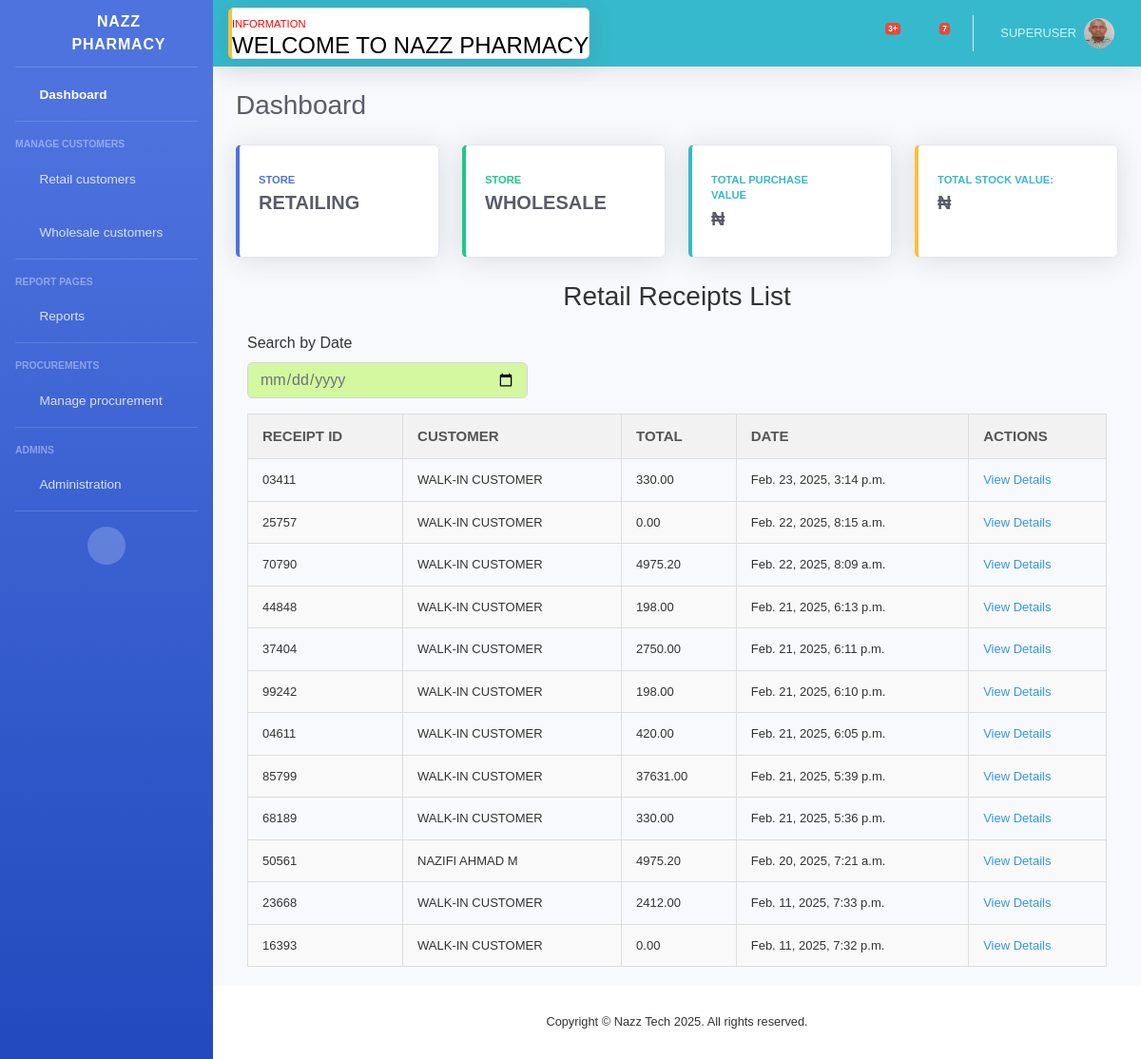
Page /receipt_list/ (signed in) on the committed database.
### userauth/models.py (models this page shows, shortened)
class User(AbstractUser):
    username = models.CharField(max_length=200, null=True, blank=True)
    mobile = models.CharField(max_length=20, unique=True)
    USERNAME_FIELD = 'mobile'
    REQUIRED_FIELDS = ['username']

class Profile(models.Model):
    user = models.OneToOneField(User, on_delete=models.CASCADE)
    image = models.ImageField(upload_to='uploads/images/', blank=True, null=True)
    full_name = models.CharField(max_length=200, blank=True, null=True)
    user_type = models.CharField(max_length=200, choices=USER_TYPE, blank=True, null=True)

### store/models.py (models this page shows, shortened)
class Receipt(models.Model):
    customer = models.ForeignKey(Customer, on_delete=models.CASCADE, null=True, blank=True)
    sales = models.ForeignKey(Sales, on_delete=models.CASCADE, related_name='receipts', null=True, blank=True)
    buyer_name = models.CharField(max_length=255, blank=True, null=True)
    buyer_address = models.CharField(max_length=255, blank=True, null=True)
    total_amount = models.DecimalField(max_digits=10, decimal_places=2, default=Decimal('0.0'))
    date = models.DateTimeField(default=datetime.now)
    receipt_id = ShortUUIDField(unique=True, length=5, max_length=50, alphabet='1234567890')
    printed = models.BooleanField(default=False)
    payment_method = models.CharField(max_length=20, choices=[
        ('Cash', 'Cash'),
        ('Wallet', 'Wallet'),
        ('Transfer', 'Transfer'),
    ], default='Cash')
    status = models.CharField(max_length=20, choices=[
        ('Paid', 'Paid'),
        ('Unpaid', 'Unpaid'),
    ], default='Unpaid')

### customer/models.py (models this page shows, shortened)
class Customer(models.Model):
    user = models.OneToOneField(User, on_delete=models.CASCADE, null=True, blank=True)
    name = models.CharField(max_length=100)
    phone = models.CharField(max_length=15)
    address = models.TextField()

### store/views.py (the view)
# urls.py: path('receipt_list/', views.receipt_list, name='receipt_list'),
def receipt_list(request):
    if request.user.is_authenticated:
        receipts = Receipt.objects.all().order_by('-date')  # Order by date, latest first
        return render(request, 'partials/receipt_list.html', {'receipts': receipts})
    else:
        return redirect('store:index')

### templates/partials/receipt_list.html (shortened to what this page needs)
{% extends "partials/base.html" %}
{% block content %}
<div class="col-12 table-responsive">
    <h2>Retail Receipts List</h2>
    <form method="get" action="" class="mb-3">
        <div class="form-row">
            <div class="col-md-4">
                <label for="date">Search by Date</label>
                <input type="date" name="date" id="date" class="form-control"
                    style="background-color: rgb(212, 248, 159);" hx-get="{% url 'store:search_receipts' %}"
                    hx-target="#sales-data" hx-trigger="change delay:300ms" value="{{ request.GET.date }}">
            </div>
        </div>
    </form>
    <div id="sales-data">
        <table>
            <thead>
                <tr>
                    <th>Receipt ID</th>
                    <th>Customer</th>
                    <th>Total</th>
                    <th>Date</th>
                    <th>Actions</th>
                </tr>
            </thead>
            <tbody>
                {% for receipt in receipts %}
                <tr>
                    <td>{{ receipt.receipt_id }}</td>
                    <td>
                        {% if receipt.customer %}
                        {{ receipt.customer.name|upper }}
                        {% elif receipt.buyer_name %}
                        {{ receipt.buyer_name }}
                        {% else %}
                        WALK-IN CUSTOMER
                        {% endif %}
                    </td>
                    <td>{{ receipt.total_amount }}</td>
                    <td>{{ receipt.date }}</td>
                    <td>
                        <a href="{% url 'store:receipt_detail' receipt.receipt_id %}">View Details</a>
                    </td>
                </tr>
                {% empty %}
                <tr>
                    <td colspan="5" style="text-align: center;">No receipts found for the selected date.</td>
                </tr>
                {% endfor %}
            </tbody>
        </table>
    </div>
</div>
{% endblock %}

### templates/partials/base.html (shortened to what this page needs)
{% load static %}
{% load humanize %}
<!DOCTYPE html>
<html lang="en">
<head>
    <link href="{% static 'vendor/fontawesome-free/css/all.min.css' %}" rel="stylesheet" type="text/css">
    <link href="{% static 'css/sb-admin-2.min.css' %}" rel="stylesheet">
</head>
<body id="page-top">
    <div id="wrapper">
        <ul class="navbar-nav bg-gradient-primary sidebar sidebar-dark accordion" id="accordionSidebar">
            <a class="sidebar-brand d-flex align-items-center justify-content-center"
                href="{% url 'store:dashboard' %}">
                <div class="sidebar-brand-icon rotate-n-15">
                    <i class="fas fa-prescription"></i>
                </div>
                <div class="sidebar-brand-text mx-3">NAZZ PHARMACY</div>
            </a>
            <hr class="sidebar-divider my-0">
            <li class="nav-item active">
                <a class="nav-link" href="{% url 'store:dashboard' %}">
                    <i class="fas fa-fw fa-tachometer-alt"></i>
                    <span>Dashboard</span></a>
            </li>
            <hr class="sidebar-divider">
            <div class="sidebar-heading">
                manage customers
            </div>
            <li class="nav-item">
                <a class="nav-link collapsed" href="#" data-toggle="collapse" data-target="#collapseRetail"
                    aria-expanded="true" aria-controls="collapseRetail">
                    <i class="fas fa-fw fa-users"></i>
                    <span>Retail customers</span>
                </a>
            </li>
            <li class="nav-item">
                <a class="nav-link collapsed" href="#" data-toggle="collapse" data-target="#collapseWholesale"
                    aria-expanded="true" aria-controls="collapseWholesale">
                    <i class="fas fa-fw fa-users"></i>
                    <span>Wholesale customers</span>
                </a>
            </li>
            <hr class="sidebar-divider">
            <div class="sidebar-heading">
                Report Pages
            </div>
            <li class="nav-item">
                <a class="nav-link collapsed" href="#" data-toggle="collapse" data-target="#collapseReport"
                    aria-expanded="true" aria-controls="collapseReport">
                    <i class="fas fa-fw fa-chart-line"></i>
                    <span>Reports</span>
                </a>
            </li>
            <hr class="sidebar-divider">
            <div class="sidebar-heading">
                Procurements
            </div>
            <li class="nav-item">
                <a class="nav-link collapsed" href="#" data-toggle="collapse" data-target="#collapsePages"
                    aria-expanded="true" aria-controls="collapsePages">
                    <i class="fas fa-fw fa-truck"></i>
                    <span>Manage procurement</span>
                </a>
            </li>
            <hr class="sidebar-divider">
            <div class="sidebar-heading">
                Admins
            </div>
            <li class="nav-item ">
                <a class="nav-link collapsed" href="#" data-toggle="collapse" data-target="#collapseAdmin"
                    aria-expanded="true" aria-controls="collapseReport">
                    <i class="fas fa-fw fa-user-cog"></i>
                    <span>Administration</span>
                </a>
            </li>
            <hr class="sidebar-divider d-none d-md-block">
            <div class="text-center d-none d-md-inline">
                <button class="rounded-circle border-0 lg" id="sidebarToggle"></button>
            </div>
        </ul>
        <div id="content-wrapper" class="d-flex flex-column">
            <div id="content">
                <nav class="navbar navbar-expand navbar-dark bg-info topbar mb-4 static-top shadow">
                    <div class="card border-left-warning shadow h-100 py-2">
                        <div class="card-head text-xs" style="color: red;">INFORMATION
                            <marquee behavior="" direction="">
                                <h4 style="color: black">WELCOME TO NAZZ PHARMACY</h4>
                            </marquee>
                        </div>
                    </div>
                    <ul class="navbar-nav ml-auto">
                        <li class="nav-item dropdown no-arrow mx-1">
                            <a class="nav-link dropdown-toggle" href="#" id="alertsDropdown" role="button"
                                data-toggle="dropdown" aria-haspopup="true" aria-expanded="false">
                                <i class="fas fa-bell fa-fw"></i>
                                <span class="badge badge-danger badge-counter">3+</span>
                            </a>
                        </li>
                        <li class="nav-item dropdown no-arrow mx-1">
                            <a class="nav-link dropdown-toggle" href="#" id="messagesDropdown" role="button"
                                data-toggle="dropdown" aria-haspopup="true" aria-expanded="false">
                                <i class="fas fa-envelope fa-fw"></i>
                                <span class="badge badge-danger badge-counter">7</span>
                            </a>
                        </li>
                        {% if user.is_authenticated %}
                        <li class="nav-item dropdown no-arrow">
                            <a class="nav-link dropdown-toggle" href="#" id="userDropdown" role="button"
                                data-toggle="dropdown" aria-haspopup="true" aria-expanded="false">
                                <span class="mr-2 d-none d-lg-inline text-white-600 small">
                                    {{ user.username|upper }}</span>
                                <img class="img-profile rounded-circle"
                                    src="{% if user.profile.image %}{{ user.profile.image.url }}{% else %}{% static 'img/undraw_profile.svg' %}{% endif %}">
                            </a>
                        </li>
                        {% else %}
                        <a href="{% url 'store:index' %}" class="btn btn-outline-light btn-sm my-3"
                            style="font-weight: bolder;">Login</a>
                        {% endif %}
                    </ul>
                </nav>
                <div class="container-fluid">
                    <div class="d-sm-flex align-items-center justify-content-between mb-4">
                        <h1 class="h3 mb-0 text-gray-800">Dashboard</h1>
                    </div>
                    <div class="row">
                        <a href="{% url 'store:store' %}" class="col-xl-3 col-md-6 mb-4 nazz"
                            style="text-decoration: none;">
                            <div class="card border-left-primary shadow h-100 py-2">
                                <div class="card-body">
                                    <div class="row no-gutters align-items-center">
                                        <div class="col mr-2">
                                            <div class="text-xs font-weight-bold text-primary text-uppercase mb-1">
                                                STORE</div>
                                            <div class="h5 mb-0 font-weight-bold text-gray-800">RETAILING</div>
                                        </div>
                                        <div class="col-auto">
                                            <i class="fas fa-store fa-2x text-gray-300"></i>
                                        </div>
                                    </div>
                                </div>
                            </div>
                        </a>
                        <a href="{% url 'wholesale:wholesales' %}" class="col-xl-3 col-md-6 mb-4 nazz"
                            style="text-decoration: none;">
                            <div class="card border-left-success shadow h-100 py-2">
                                <div class="card-body">
                                    <div class="row no-gutters align-items-center">
                                        <div class="col mr-2">
                                            <div class="text-xs font-weight-bold text-success text-uppercase mb-1">
                                                STORE</div>
                                            <div class="h5 mb-0 font-weight-bold text-gray-800">WHOLESALE</div>
                                        </div>
                                        <div class="col-auto">
                                            <i class="fas fa-store fa-2x text-gray-300"></i>
                                        </div>
                                    </div>
                                </div>
                            </div>
                        </a>
                        <div class="col-xl-3 col-md-6 mb-4">
                            <div class="card border-left-info shadow h-100 py-2">
                                <div class="card-body">
                                    <div class="row no-gutters align-items-center">
                                        <div class="col mr-2">
                                            <div class="text-xs font-weight-bold text-info text-uppercase mb-1">TOTAL
                                                PURCHASE VALUE
                                            </div>
                                            <div class="row no-gutters align-items-center">
                                                <div class="col-auto">
                                                    <div class="h5 mb-0 mr-3 font-weight-bold text-gray-800">
                                                        {% if request.user.is_superuser or is_staff %}
                                                        ₦{{total_purchase_value|intcomma}}
                                                        {% endif %}
                                                    </div>
                                                </div>
                                            </div>
                                        </div>
                                        <div class="col-auto">
                                            <i class="fas fa-dollar-sign fa-2x text-gray-300"></i>
                                        </div>
                                    </div>
                                </div>
                            </div>
                        </div>
                        <div class="col-xl-3 col-md-6 mb-4">
                            <div class="card border-left-warning shadow h-100 py-2">
                                <div class="card-body">
                                    <div class="row no-gutters align-items-center">
                                        <div class="col mr-2">
                                            <div class="text-xs font-weight-bold text-info text-uppercase mb-1">
                                                TOTAL STOCK VALUE:</div>
                                            <div class="h5 mb-0 font-weight-bold text-gray-800">₦{{total_stock_value|intcomma}}
                                            </div>
                                        </div>
                                        <div class="col-auto">
                                            <i class="fas fa-dollar-sign fa-2x text-gray-300"></i>
                                        </div>
                                    </div>
                                </div>
                            </div>
                        </div>
                    </div>
                    <div class="row">
                        <div class="col-12">
                            {% block content %}{% endblock content %}
                        </div>
                    </div>
                </div>
            </div>
            <footer class="sticky-footer bg-white">
                <div class="container my-auto">
                    <div class="copyright text-center my-auto">
                        <span>Copyright &copy; Nazz Tech <span id="year"></span>. All rights reserved.</span>
                    </div>
                </div>
            </footer>
        </div>
    </div>
</body>
</html>

### rows in the picture
User: username "SUPERUSER", image (picture)
Receipt: receipt_id "03411", buyer_name "WALK-IN CUSTOMER", total_amount "330.00", date "Feb. 23, 2025, 3:14 p.m."
Receipt: receipt_id "25757", shows "WALK-IN CUSTOMER", total_amount "0.00", date "Feb. 22, 2025, 8:15 a.m."
Receipt: receipt_id "70790", buyer_name "WALK-IN CUSTOMER", total_amount "4975.20", date "Feb. 22, 2025, 8:09 a.m."
Receipt: receipt_id "44848", buyer_name "WALK-IN CUSTOMER", total_amount "198.00", date "Feb. 21, 2025, 6:13 p.m."
Receipt: receipt_id "37404", shows "WALK-IN CUSTOMER", total_amount "2750.00", date "Feb. 21, 2025, 6:11 p.m."
Receipt: receipt_id "99242", shows "WALK-IN CUSTOMER", total_amount "198.00", date "Feb. 21, 2025, 6:10 p.m."
Receipt: receipt_id "04611", shows "WALK-IN CUSTOMER", total_amount "420.00", date "Feb. 21, 2025, 6:05 p.m."
Receipt: receipt_id "85799", shows "WALK-IN CUSTOMER", total_amount "37631.00", date "Feb. 21, 2025, 5:39 p.m."
Receipt: receipt_id "68189", buyer_name "WALK-IN CUSTOMER", total_amount "330.00", date "Feb. 21, 2025, 5:36 p.m."
Receipt: receipt_id "50561", customer.name "NAZIFI AHMAD M", total_amount "4975.20", date "Feb. 20, 2025, 7:21 a.m."
Receipt: receipt_id "23668", shows "WALK-IN CUSTOMER", total_amount "2412.00", date "Feb. 11, 2025, 7:33 p.m."
Receipt: receipt_id "16393", shows "WALK-IN CUSTOMER", total_amount "0.00", date "Feb. 11, 2025, 7:32 p.m."
